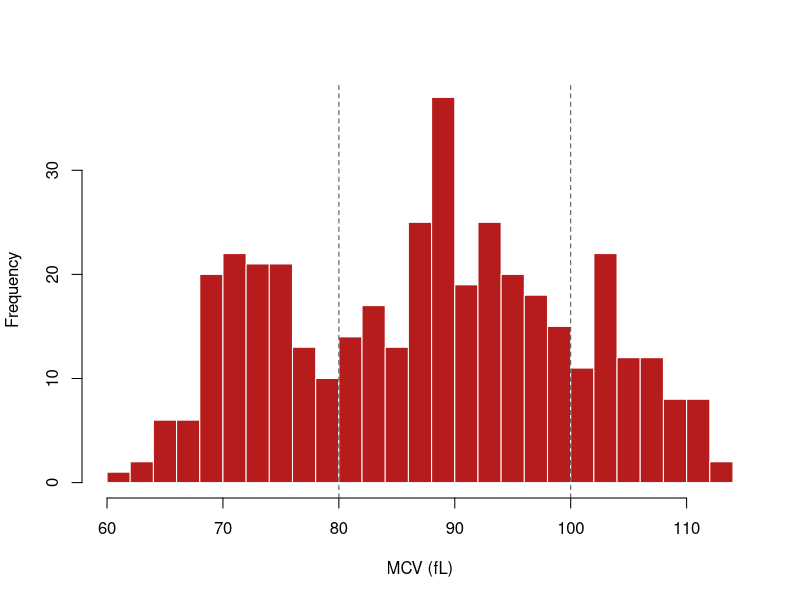

Reproduce this figure in R.
## ---- chunk 1
#| label: fig-mcv
#| fig-cap: "Illustrative distribution of MCV in a mixed clinic population."
#| echo: false
set.seed(1)
mcv <- c(rnorm(120, 72, 5), rnorm(200, 90, 6), rnorm(80, 104, 5))
hist(mcv, breaks = 30, col = "#B71C1C", border = "white",
     main = "", xlab = "MCV (fL)")
abline(v = c(80, 100), lty = 2, col = "grey30")
